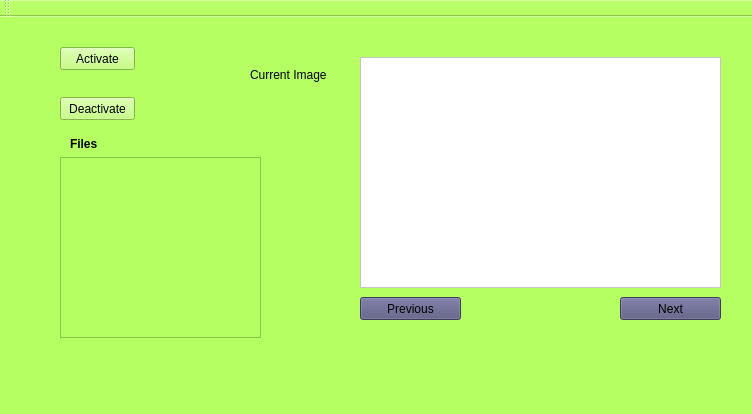
<?xml version="1.0" encoding="UTF-8"?>
<ui version="4.0">
 <class>MainWindow</class>
 <widget class="QMainWindow" name="MainWindow">
  <property name="geometry">
   <rect>
    <x>0</x>
    <y>0</y>
    <width>752</width>
    <height>414</height>
   </rect>
  </property>
  <property name="windowTitle">
   <string>ImageEdit</string>
  </property>
  <property name="styleSheet">
   <string notr="true">background-color: rgb(182, 255, 98);</string>
  </property>
  <widget class="QWidget" name="centralWidget">
   <widget class="QGraphicsView" name="graphicsView">
    <property name="geometry">
     <rect>
      <x>360</x>
      <y>40</y>
      <width>361</width>
      <height>231</height>
     </rect>
    </property>
    <property name="styleSheet">
     <string notr="true">background-color: rgb(255, 255, 255);</string>
    </property>
   </widget>
   <widget class="QPushButton" name="pushButton">
    <property name="geometry">
     <rect>
      <x>60</x>
      <y>30</y>
      <width>75</width>
      <height>23</height>
     </rect>
    </property>
    <property name="text">
     <string>Activate</string>
    </property>
   </widget>
   <widget class="QPushButton" name="pushButton_2">
    <property name="geometry">
     <rect>
      <x>60</x>
      <y>80</y>
      <width>75</width>
      <height>23</height>
     </rect>
    </property>
    <property name="text">
     <string>Deactivate</string>
    </property>
   </widget>
   <widget class="QLabel" name="label">
    <property name="geometry">
     <rect>
      <x>250</x>
      <y>50</y>
      <width>91</width>
      <height>16</height>
     </rect>
    </property>
    <property name="styleSheet">
     <string notr="true">font: 75 8pt &quot;MS Shell Dlg 2&quot;;</string>
    </property>
    <property name="text">
     <string>Current Image</string>
    </property>
   </widget>
   <widget class="QPushButton" name="pushButton_3">
    <property name="geometry">
     <rect>
      <x>360</x>
      <y>280</y>
      <width>101</width>
      <height>23</height>
     </rect>
    </property>
    <property name="styleSheet">
     <string notr="true">background-color: rgb(85, 85, 127);</string>
    </property>
    <property name="text">
     <string>Previous</string>
    </property>
   </widget>
   <widget class="QPushButton" name="pushButton_4">
    <property name="geometry">
     <rect>
      <x>620</x>
      <y>280</y>
      <width>101</width>
      <height>23</height>
     </rect>
    </property>
    <property name="styleSheet">
     <string notr="true">background-color: rgb(85, 85, 127);</string>
    </property>
    <property name="text">
     <string>Next</string>
    </property>
   </widget>
   <widget class="QTreeView" name="treeView">
    <property name="geometry">
     <rect>
      <x>60</x>
      <y>140</y>
      <width>201</width>
      <height>181</height>
     </rect>
    </property>
   </widget>
   <widget class="QLabel" name="label_2">
    <property name="geometry">
     <rect>
      <x>70</x>
      <y>120</y>
      <width>46</width>
      <height>13</height>
     </rect>
    </property>
    <property name="styleSheet">
     <string notr="true"/>
    </property>
    <property name="text">
     <string>&lt;html&gt;&lt;head/&gt;&lt;body&gt;&lt;p&gt;&lt;span style=&quot; font-weight:600;&quot;&gt;Files&lt;/span&gt;&lt;/p&gt;&lt;/body&gt;&lt;/html&gt;</string>
    </property>
   </widget>
  </widget>
  <widget class="QMenuBar" name="menuBar">
   <property name="geometry">
    <rect>
     <x>0</x>
     <y>0</y>
     <width>752</width>
     <height>21</height>
    </rect>
   </property>
  </widget>
  <widget class="QToolBar" name="mainToolBar">
   <attribute name="toolBarArea">
    <enum>TopToolBarArea</enum>
   </attribute>
   <attribute name="toolBarBreak">
    <bool>false</bool>
   </attribute>
  </widget>
  <widget class="QStatusBar" name="statusBar"/>
 </widget>
 <layoutdefault spacing="6" margin="11"/>
 <resources/>
 <connections/>
</ui>
